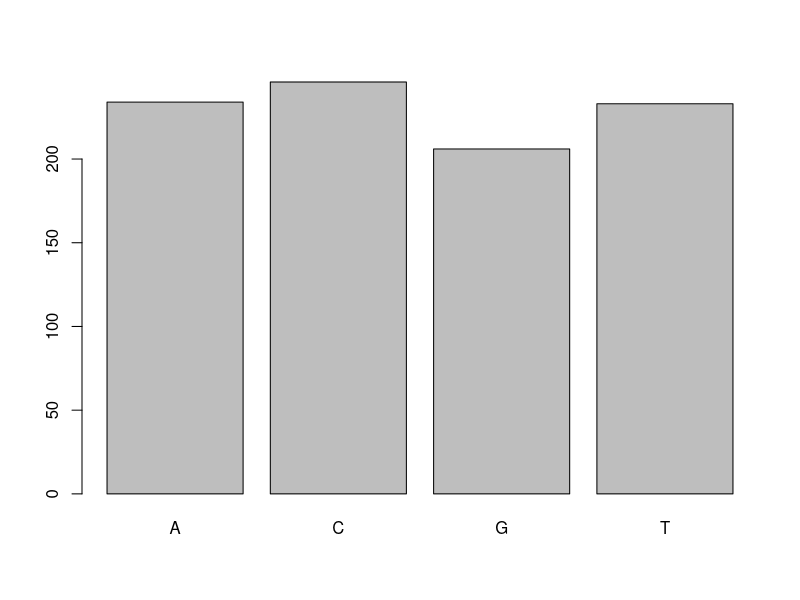

Recreate this plot in R.
getwd()
seq = as.character(read.table("rosalind_dna.txt", ))

bcont = function(base, sequ) {
    v = 0
    for (x in strsplit(sequ, "")) {
        for (b in x) {
            if (b == base) {
                v = v+1
    }}
}
    return(v)
}

bases <- c("A", "C", "G", "T")

df = data.frame(row.names = bases)

basecontent = c(bcont("A", seq), bcont("C", seq), 
    bcont("G", seq), bcont("T", seq))
cbind(df, basecontent)

barplot(basecontent, names.arg = bases)
